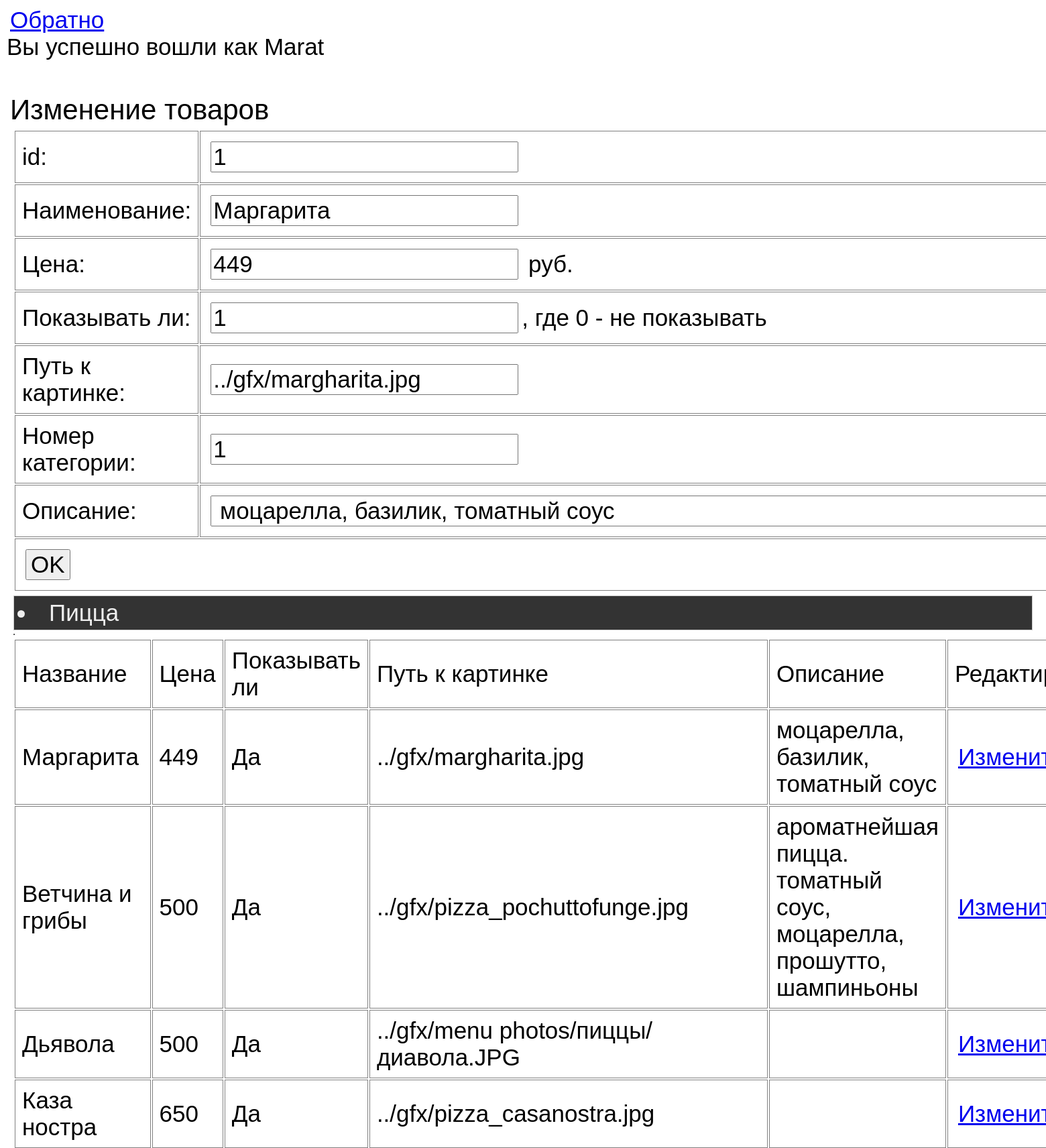
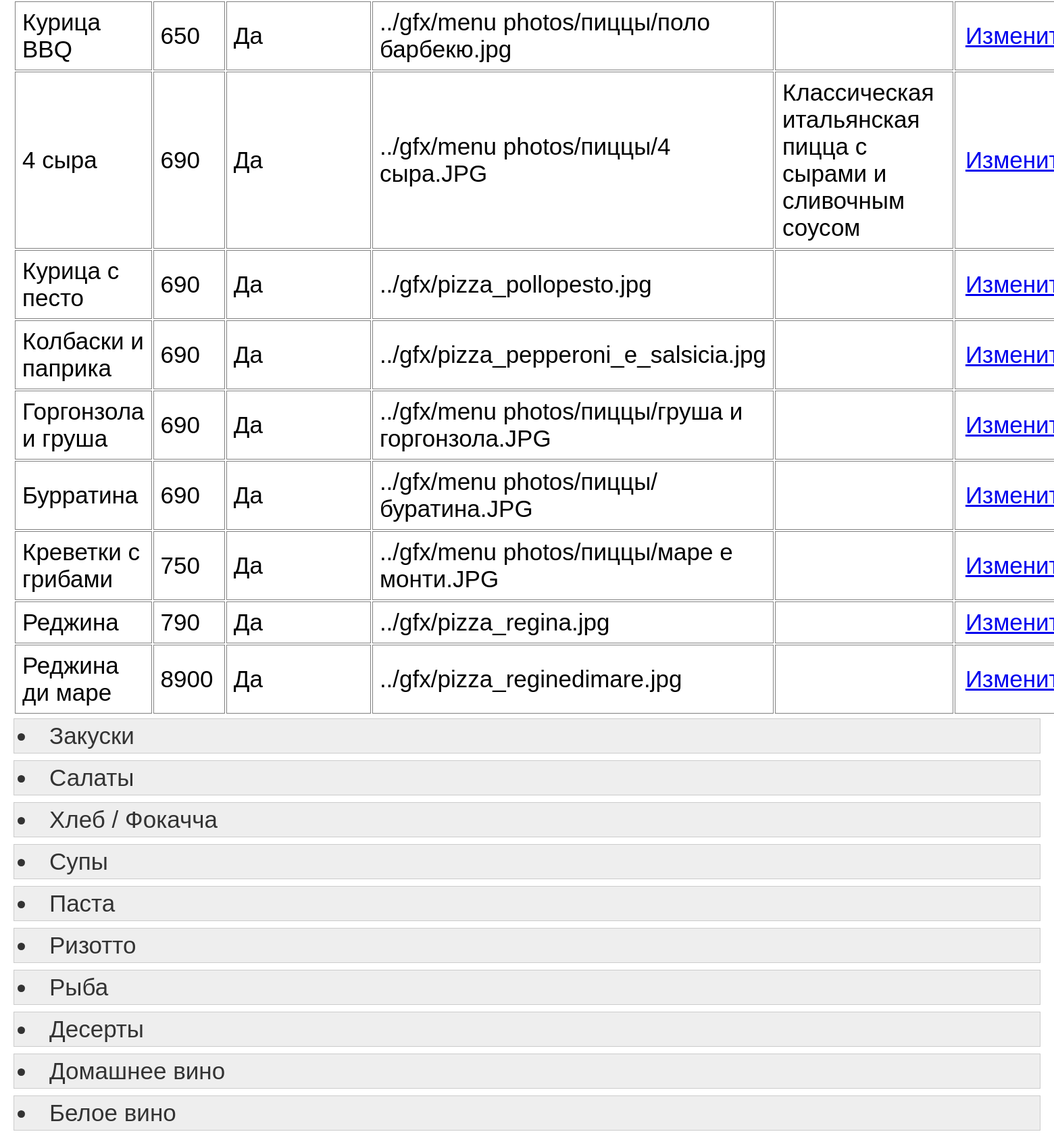
The page /pages/inAdmin.php?red_id=1 (signed in, upper part) on the database its author committed (2 pictures, top to bottom).
### tables this page shows
CREATE TABLE `item` (
  `item_id` int(11) NOT NULL,
  `name` varchar(50) DEFAULT NULL,
  `price` int(11) DEFAULT NULL,
  `isShown` tinyint(1) DEFAULT '1',
  `picture_url` varchar(255) DEFAULT NULL,
  `category_id` int(11) DEFAULT NULL,
  `desc` text
);

CREATE TABLE `category` (
  `category_id` int(11) NOT NULL,
  `category_name` varchar(50) DEFAULT NULL,
  `picture_url` varchar(255) DEFAULT NULL,
  `order_numero` int(11) DEFAULT NULL
);

### pages/admin/itemEditor.php (the view, shortened to what this page needs)
<?php
if (isset($_GET['red_id'])) {
    $result = mysqli_query($link, "SELECT * FROM item WHERE `item_id`={$_GET['red_id']}");
    $product = mysqli_fetch_array($result);
}
?>
<h1 class="adminMenuDetails">Изменение товаров</h1>
<form action="" method="get">
    <table>
        <tr>
            <td>id:</td>
            <td><input readonly type="text" name="red_id" value="<?= isset($_GET['red_id']) ? $product['item_id'] : ''; ?>"></td>
        </tr>
        <tr>
            <td>Наименование:</td>
            <td><input type="text" name="name" value="<?= isset($_GET['red_id']) ? $product['name'] : ''; ?>"></td>
        </tr>
        <tr>
            <td>Цена:</td>
            <td><input type="text" name="price"
                       value="<?= isset($_GET['red_id']) ? $product['price'] : ''; ?>"> руб.
            </td>
        </tr>
        <tr>
            <td>Показывать ли:</td>
            <td><input type="text" name="isShown"
                       value="<?= isset($_GET['red_id']) ? $product['isShown'] : ''; ?>">, где 0 - не показывать
            </td>
        </tr>
        <tr>
            <td>Путь к картинке:</td>
            <td><input type="text" name="picture_url"
                       value="<?= isset($_GET['red_id']) ? $product['picture_url'] : ''; ?>"></td>
        </tr>
        <tr>
            <td>Номер категории:</td>
            <td><input type="text" name="cat_id"
                       value="<?= isset($_GET['red_id']) ? $product['category_id'] : ''; ?>"></td>
        </tr>
        <tr>
            <td>Описание:</td>
            <td><input type="text" name="desc"  required size="70"
                       value=" <?= isset($_GET['red_id']) ? $product['desc'] : ''; ?>"></td>
        </tr>
        <tr>
            <td colspan="2"><input type="submit" value="OK"></td>
        </tr>
    </table>
</form>
<?php
$result = mysqli_query($link, 'SELECT * FROM item ORDER BY category_id, price');
$mediatorCatName = "";
$otherCat = "";
while ($raw = mysqli_fetch_array($result)) {
    $currCatName = $link->query("SELECT category_name FROM category WHERE category_id =".$raw['category_id'])->fetch_all(MYSQLI_ASSOC);
    if ($currCatName[0]['category_name']<>$mediatorCatName){
        $mediatorCatName = $currCatName[0]['category_name'] . $otherCat;
        echo "</table></details>";
        $cat_id_of_Opened = isset($_GET['red_id']) ? $link->query("SELECT category_id FROM item WHERE item_id =".$_GET['red_id'])->fetch_all(MYSQLI_ASSOC) : null;
        echo (isset($_GET['red_id']) and $raw['category_id'] == $cat_id_of_Opened[0]['category_id']) ? "<details open>" : "<details>";
        echo "<summary>".$currCatName[0]['category_name']."</summary>";
        echo "<table border='1'>
<table>
    <tr>
        <td>Название</td>
        <td>Цена</td>
        <td>Показывать ли</td>
        <td>Путь к картинке</td>
        <td>Описание</td>
        <td>Редактирование</td>
        <td></td>
    </tr>";
    }
    echo '<tr>';
    $isShownInterpreted = $raw['isShown'] == 1 ? "Да" : "Нет";
    echo"<td>{$raw['name']}</td>" .
        "<td>{$raw['price']}</td>" .
        "<td>{$isShownInterpreted}</td>" .
        "<td>{$raw['picture_url']}</td>" .
        "<td>{$raw['desc']}</td>" .
        "<td><a href='?red_id={$raw['item_id']}'>Изменить</a></td>";
    echo "</tr>";
}
echo "</table></details>";
?>

### inc/adminStyle.css (style rules this page uses)
* { font-family: sans-serif; font-weight: normal; font-size: 35px; margin: 5px; }
h1 { font-size: larger; margin-top: 100px; }
td { border: 1px solid grey; }
td { padding: 10px; }
.adminMenuDetails { margin-top: 50px; }
details > summary { padding: 5px; background-color: #eee; color: #333; border: 1px #ccc solid; cursor: pointer; list-style-type: disc; }
details[open] > summary { color:#eee; background-color:#333; }

### rows shown on the page
item: red_id "1", name "Маргарита", price "449", isShown "1", picture_url "../gfx/margharita.jpg", cat_id "1", desc "моцарелла, базилик, томатный соус", category.category_name "Пицца", isShown "Да"
item: name "Ветчина и грибы", price "500", isShown "Да", picture_url "../gfx/pizza_pochuttofunge.jpg", desc "ароматнейшая пицца. томатный соус, моцарелла, прошутто, шампиньоны"
item: name "Дьявола", price "500", isShown "Да", picture_url "../gfx/menu photos/пиццы/диавола.JPG"
item: name "Каза ностра", price "650", isShown "Да", picture_url "../gfx/pizza_casanostra.jpg"
item: name "Курица BBQ", price "650", isShown "Да", picture_url "../gfx/menu photos/пиццы/поло барбекю.jpg"
item: name "4 сыра", price "690", isShown "Да", picture_url "../gfx/menu photos/пиццы/4 сыра.JPG", desc "Классическая итальянская пицца с сырами и сливочным соусом"
item: name "Курица с песто", price "690", isShown "Да", picture_url "../gfx/pizza_pollopesto.jpg"
item: name "Колбаски и паприка", price "690", isShown "Да", picture_url "../gfx/pizza_pepperoni_e_salsicia.jpg"
item: name "Горгонзола и груша", price "690", isShown "Да", picture_url "../gfx/menu photos/пиццы/груша и горгонзола.JPG"
item: name "Бурратина", price "690", isShown "Да", picture_url "../gfx/menu photos/пиццы/буратина.JPG"
item: name "Креветки с грибами", price "750", isShown "Да", picture_url "../gfx/menu photos/пиццы/маре е монти.JPG"
item: name "Реджина", price "790", isShown "Да", picture_url "../gfx/pizza_regina.jpg"
item: name "Реджина ди маре", price "8900", isShown "Да", picture_url "../gfx/pizza_reginedimare.jpg"
item: category.category_name "Закуски"
item: category.category_name "Салаты"
item: category.category_name "Хлеб / Фокачча"
item: category.category_name "Супы"
item: category.category_name "Паста"
item: category.category_name "Ризотто"
item: category.category_name "Рыба"
item: category.category_name "Десерты"
item: category.category_name "Домашнее вино"
item: category.category_name "Белое вино"

### other values the page prints
$author "Marat"
